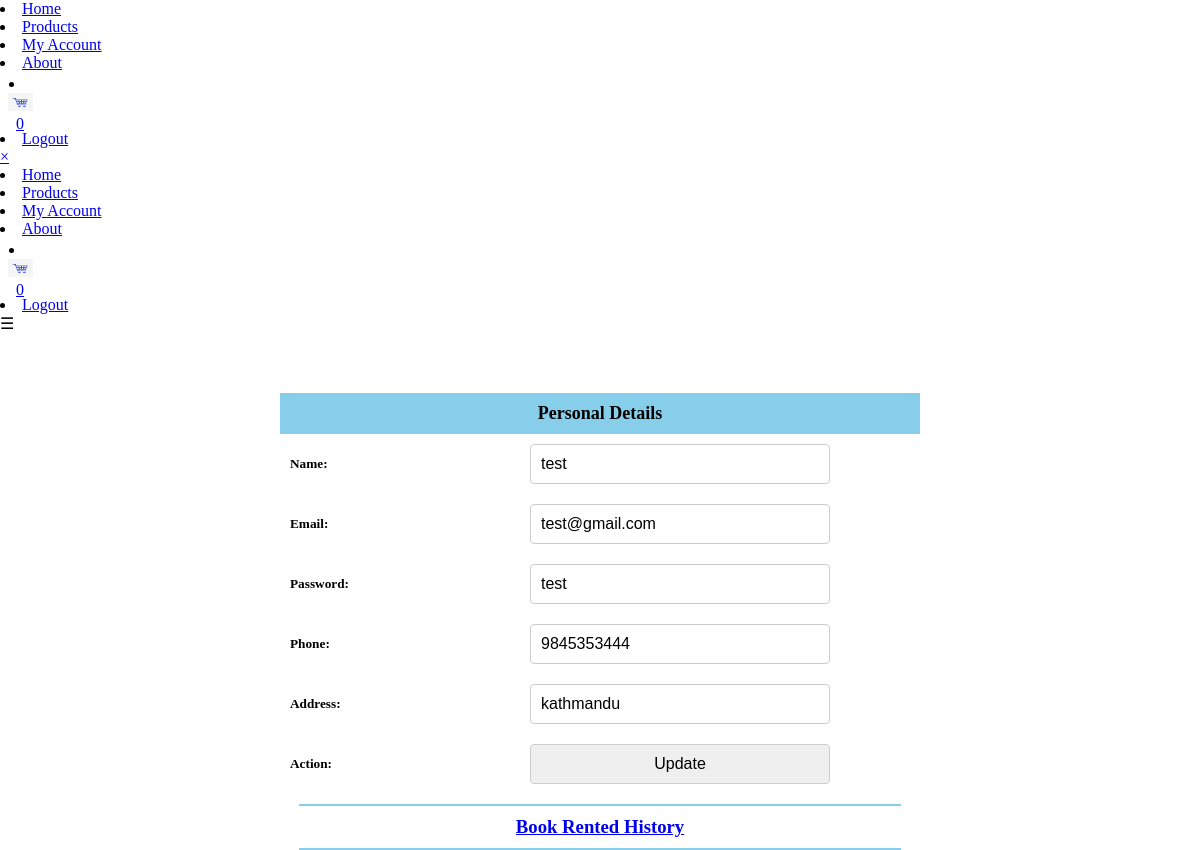
The page /profile.php (signed in) on the database its author committed.
### tables this page shows
CREATE TABLE `customer` (
  `customer_id` int(100) NOT NULL,
  `customer_name` varchar(50) NOT NULL,
  `customer_email` varchar(100) NOT NULL,
  `customer_pwd` varchar(100) NOT NULL,
  `customer_phone` varchar(15) NOT NULL,
  `customer_address` text NOT NULL,
  `customer_role` varchar(50) NOT NULL DEFAULT 'normal'
);

### profile.php (the view, shortened to what this page needs)
<?php
  $today_date =  date("Y/n/j/");
?>
<?php
include_once './includes/navbar.php';
   $sql ="SELECT * FROM  customer WHERE customer_id='{$_SESSION['id']}';";
   $result = $conn->query($sql);
   $row = $result->fetch_assoc();
?>
<!DOCTYPE html>
<html lang="en">
<head>
</head>
<body>
<div class='profileCont'>
  <?php
  if(isset($_GET['id']) || isset($_GET['action'])){
?>
<div style="margin-top:60px;position:relative">
<div style='text-align:center'>
<form action="<?php echo $_SERVER['PHP_SELF']?>" method="post">
<div>
<div style='border:1px solid skyblue;width:100%;text-align:center'></div>
   <h2 >Ordered History</h2>
<span style='margin-right:5px'><b>Delete Returned Books</b>
</span>
<div style='text-align:center;margin:20px;display:flex;justify-content:center'><input name='deleteReturned' type='submit' value='Delete' class="btn btn-danger" style="background:#DC143C;"></input>
  </div>
<div style='border:1px solid skyblue;width:100%;text-align:center'></div>
</div>
</form>
<div style='display:flex;flex-direction:column;justify-content:center;flex-wrap:wrap;align-items:center'>
<table style="border-collapse: collapse; text-align: center; ">
  <thead>
    <tr>
      <th style="background-color: skyblue; padding: 10px; font-size: 18px; text-align: center;">
      S.N
      </th>
      <th style="background-color: skyblue; padding: 10px; font-size: 18px; text-align: center;">
      Image
      </th>
      <th style="background-color: skyblue; padding: 10px; font-size: 18px; text-align: center;">
      Name
      </th>
      <th style="background-color: skyblue; padding: 10px; font-size: 18px; text-align: center;">
      Quantity
      </th>
      <th style="background-color: skyblue; padding: 10px; font-size: 18px; text-align: center;">
      Total Price
      </th>
      <th style="background-color: skyblue; padding: 10px; font-size: 18px; text-align: center;">
      Orders Date
      </th>
      <th style="background-color: skyblue; padding: 10px; font-size: 18px; text-align: center;">
      Return Date
      </th>
      <th style="background-color: skyblue; padding: 10px; font-size: 18px; text-align: center;">
      Day Left
      </th>
      <th style="background-color: skyblue; padding: 10px; font-size: 18px; text-align: center;">
      Delivered
      Status
      </th>
      <th style="background-color: skyblue; padding: 10px; font-size: 18px; text-align: center;">
Return Settlement    </th>
<th style='background-color: skyblue; padding: 10px; font-size: 18px; text-align: center'>Returned Status</th>
    </tr>
  </thead>
  <tbody>
 <?php
include "includes/config.php";
$sql10 = "SELECT * FROM rentorders where cid='{$_SESSION['id']}'";
$result10 = $conn->query($sql10);
$sn=0;
if ($result10->num_rows > 0) {
while($row10 = $result10->fetch_assoc()) {
   $sn++;
   $sql11 = "SELECT * FROM books where book_id='{$row10['bid']}' ";
$result11 = $conn->query($sql11);
$row11 = $result11->fetch_assoc();
?>
    <tr>
    <form action='<?php echo $_SERVER['PHP_SELF']?>?bid=<?php echo $row10['bid']?>' method='post'>
      <td style="padding: 10px; width:30%; font-weight: bold;"><h5><?php echo $sn  ?></h5></td>
      <td style="padding: 10px; width:30%; font-weight: bold;"><img class='image' style="height:50px;width:50px"  src="admin/upload/<?php echo $row11['book_img'] ?>"  alt="book-img"></td>
      <td style="padding: 10px; width:30%; font-weight: bold;"><h5><?php echo $row11['book_title']  ?></h5></td>
      <td style="padding: 10px; width:30%; font-weight: bold;"><input type="text" name='quant' value='<?php echo $row10['quantity']  ?>' readonly style='outline:none;border:none;width:100%;background:none'></td>
      <td style="padding: 10px; width:30%; font-weight: bold;"><h5>Rs <?php echo $row10['price']*$row10['quantity']  ?></h5></td>
      <td style="padding: 10px; width:30%; font-weight: bold;"><h5><?php echo $row10['date']  ?></h5></td>
      <td style="padding: 10px; width:30%; font-weight: bold;"><input type='date' name='r_date' value='<?php echo $row10['return_date']  ?>' readonly style='outline:none;border:none;width:100%;background:none'></td>
      <td style="padding: 10px; width:30%; font-weight: bold;"><h5><?php
            $dayToReturn = dateDiffInDays($row10['return_date'],$today_date);
            echo $dayToReturn-19559;
      ?></h5></td>
      <td style="padding: 10px; width:30%; font-weight: bold;"><h5><?php echo $row10['delivered_status']  ?>
      <?php echo ($row10['delivered_status']=='pending'?'<i class="fa fa-clock-o fa-lg" aria-hidden="true"></i>':'<i class="fa fa-lg fa-check-circle fadeliver" aria-hidden="true"></i>')?>
</h5></td>
      <td style="padding: 10px; width:30%; font-weight: bold;"><h5>
      <?php if($row10['delivered_status']==='delivered' AND $row10['returned_status']==='pending') echo "<button name='send_request' type='submit' style='background:grey;border:none;font-size:12px'  class='btn'>return request</button>"?>
       <?php echo($row10['returned_status'])==='returned'?"<p style='background:grey;border:none;font-size:12px;cursor:pointer'  class='btn' readonly>success <i class='fa-solid fa-check'></i></p>":' '?>
</h5></td>
<td style="padding: 10px; width:30%; font-weight: bold;"><h5>
<?php echo ($row10['returned_status']=='pending'?'<i class="fa-solid fa-circle-xmark fa-lg facross"></i>
':'<i class="fa-solid fa-check-double fadeliver fa-lg"></i>
')?>
</h5>
</td>
</form>
</tr>
<?php }}else { echo "No Results Found";
}
             $conn->close();
             ?>
</tbody>
</table>
 </div>
</div>
<?php
  }else{
    ?>
      <table style="border-collapse: collapse; text-align: left;margin-top:60px ">
  <thead>
    <tr>
      <th colspan="2" style="background-color: skyblue; padding: 10px; font-size: 18px; text-align: center;">
        Personal Details
      </th>
    </tr>
  </thead>
  <tbody>
  <form action="<?php echo $_SERVER["PHP_SELF"] ?>" method="POST">
    <tr>
      <td style="padding: 10px; width:30%; font-weight: bold;"><h5> Name:</h5></td>
      <td style="padding: 10px; width:50%;"><input type='text' name='name' value="<?php echo $row['customer_name'] ?>" style="margin: 0;position:relative">
    </input></td>
    </tr>
    <tr>
      <td style="padding: 10px; width:30%; font-weight: bold;"><h5> Email:</h5></td>
      <td style="padding: 10px; width:50%;"><input type='email' name='email' value="<?php echo $row['customer_email'] ?>" style="margin: 0;"></input></td>
    </tr>
    <tr>
      <td style="padding: 10px; width:30%; font-weight: bold;"><h5> Password:</h5></td>
      <td style="padding: 10px; width:50%;"><input type='text' name='pwd' value="<?php echo $row['customer_pwd'] ?>" style="margin: 0;"></input></td>
    </tr>
    <tr>
      <td style="padding: 10px; width:30%; font-weight: bold;"><h5>Phone:</h5></td>
      <td style="padding: 10px; width:50%;"><input type='number' maxlength='10' name='phone' value="<?php echo $row['customer_phone'] ?>" style="margin: 0;"></input></td>
      <tr>
      <td style="padding: 10px; width:30%; font-weight: bold;"><h5>Address:</h5></td>
      <td style="padding: 10px; width:50%;"><input type='text' name='address' value="<?php echo $row['customer_address'] ?>" style="margin: 0;"></input></td>
    </tr>
    </tr>
    <tr>
      <td style="padding: 10px; width:30%; font-weight: bold;"><h5> Action:</h5></td>
      <td style="padding: 10px; width:50%;"><input name='update' type='submit' value='Update'></input></td>
    </tr>
    </form>
  </tbody>
</table>
<div style='border:1px solid skyblue;width:50%;text-align:center'></div>
<h3 style='text-align:center'> <a style='' href="./profile.php?id=<?php echo $_SESSION['id']?>">Book Rented History</a> </h3>
<?php
  }?>
</div>
</body>
</html>

### profile.php (style rules this page uses)
* { margin:0;padding:0; }
.profileCont { display:flex; align-items:center; justify-content:center; flex-direction:column; gap:10px; }
input { padding: 10px; border: 1px solid #ccc; border-radius: 4px; font-size: 16px; width: 300px; box-sizing: border-box; transition: border-color 0.3s ease; }

### rows shown on the page
customer: name "test", email "test@gmail.com", pwd "test", phone "9845353444", address "kathmandu"

### other values the page prints
$_SESSION['cartNum'] "0"
